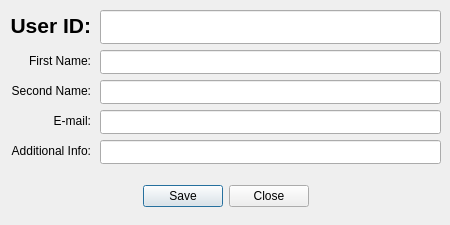
<?xml version="1.0" encoding="UTF-8"?>
<ui version="4.0">
 <class>ManageUsersDialog</class>
 <widget class="QDialog" name="ManageUsersDialog">
  <property name="geometry">
   <rect>
    <x>0</x>
    <y>0</y>
    <width>450</width>
    <height>225</height>
   </rect>
  </property>
  <property name="windowTitle">
   <string>Form</string>
  </property>
  <widget class="QLineEdit" name="lineEdit_email">
   <property name="geometry">
    <rect>
     <x>100</x>
     <y>110</y>
     <width>341</width>
     <height>24</height>
    </rect>
   </property>
   <property name="readOnly">
    <bool>false</bool>
   </property>
  </widget>
  <widget class="QLabel" name="label_headline">
   <property name="geometry">
    <rect>
     <x>0</x>
     <y>10</y>
     <width>91</width>
     <height>31</height>
    </rect>
   </property>
   <property name="font">
    <font>
     <pointsize>16</pointsize>
     <bold>true</bold>
    </font>
   </property>
   <property name="styleSheet">
    <string notr="true">color: rgb(0, 0, 0);</string>
   </property>
   <property name="text">
    <string>User ID:</string>
   </property>
   <property name="alignment">
    <set>Qt::AlignmentFlag::AlignRight|Qt::AlignmentFlag::AlignTrailing|Qt::AlignmentFlag::AlignVCenter</set>
   </property>
  </widget>
  <widget class="QLabel" name="label_email">
   <property name="geometry">
    <rect>
     <x>10</x>
     <y>110</y>
     <width>81</width>
     <height>21</height>
    </rect>
   </property>
   <property name="text">
    <string>E-mail:</string>
   </property>
   <property name="alignment">
    <set>Qt::AlignmentFlag::AlignRight|Qt::AlignmentFlag::AlignTrailing|Qt::AlignmentFlag::AlignVCenter</set>
   </property>
  </widget>
  <widget class="QLineEdit" name="lineEdit_firstName">
   <property name="geometry">
    <rect>
     <x>100</x>
     <y>50</y>
     <width>341</width>
     <height>24</height>
    </rect>
   </property>
   <property name="readOnly">
    <bool>false</bool>
   </property>
  </widget>
  <widget class="QLineEdit" name="lineEdit_additionalInfo">
   <property name="geometry">
    <rect>
     <x>100</x>
     <y>140</y>
     <width>341</width>
     <height>24</height>
    </rect>
   </property>
   <property name="readOnly">
    <bool>false</bool>
   </property>
  </widget>
  <widget class="QLabel" name="label_secondName">
   <property name="geometry">
    <rect>
     <x>10</x>
     <y>80</y>
     <width>81</width>
     <height>21</height>
    </rect>
   </property>
   <property name="text">
    <string>Second Name:</string>
   </property>
   <property name="alignment">
    <set>Qt::AlignmentFlag::AlignRight|Qt::AlignmentFlag::AlignTrailing|Qt::AlignmentFlag::AlignVCenter</set>
   </property>
  </widget>
  <widget class="QLabel" name="label_firstName">
   <property name="geometry">
    <rect>
     <x>10</x>
     <y>50</y>
     <width>81</width>
     <height>21</height>
    </rect>
   </property>
   <property name="text">
    <string>First Name:</string>
   </property>
   <property name="alignment">
    <set>Qt::AlignmentFlag::AlignRight|Qt::AlignmentFlag::AlignTrailing|Qt::AlignmentFlag::AlignVCenter</set>
   </property>
  </widget>
  <widget class="QDialogButtonBox" name="buttonBox">
   <property name="geometry">
    <rect>
     <x>10</x>
     <y>180</y>
     <width>431</width>
     <height>32</height>
    </rect>
   </property>
   <property name="orientation">
    <enum>Qt::Orientation::Horizontal</enum>
   </property>
   <property name="standardButtons">
    <set>QDialogButtonBox::StandardButton::Close|QDialogButtonBox::StandardButton::Save</set>
   </property>
   <property name="centerButtons">
    <bool>true</bool>
   </property>
  </widget>
  <widget class="QLabel" name="label_additionalInfo">
   <property name="geometry">
    <rect>
     <x>0</x>
     <y>140</y>
     <width>91</width>
     <height>21</height>
    </rect>
   </property>
   <property name="text">
    <string>Additional Info:</string>
   </property>
   <property name="alignment">
    <set>Qt::AlignmentFlag::AlignRight|Qt::AlignmentFlag::AlignTrailing|Qt::AlignmentFlag::AlignVCenter</set>
   </property>
  </widget>
  <widget class="QLineEdit" name="lineEdit_secondName">
   <property name="geometry">
    <rect>
     <x>100</x>
     <y>80</y>
     <width>341</width>
     <height>24</height>
    </rect>
   </property>
   <property name="readOnly">
    <bool>false</bool>
   </property>
  </widget>
  <widget class="QLineEdit" name="lineEdit_id">
   <property name="geometry">
    <rect>
     <x>100</x>
     <y>10</y>
     <width>341</width>
     <height>34</height>
    </rect>
   </property>
   <property name="font">
    <font>
     <pointsize>16</pointsize>
     <bold>true</bold>
    </font>
   </property>
   <property name="readOnly">
    <bool>true</bool>
   </property>
  </widget>
 </widget>
 <resources/>
 <connections/>
</ui>
